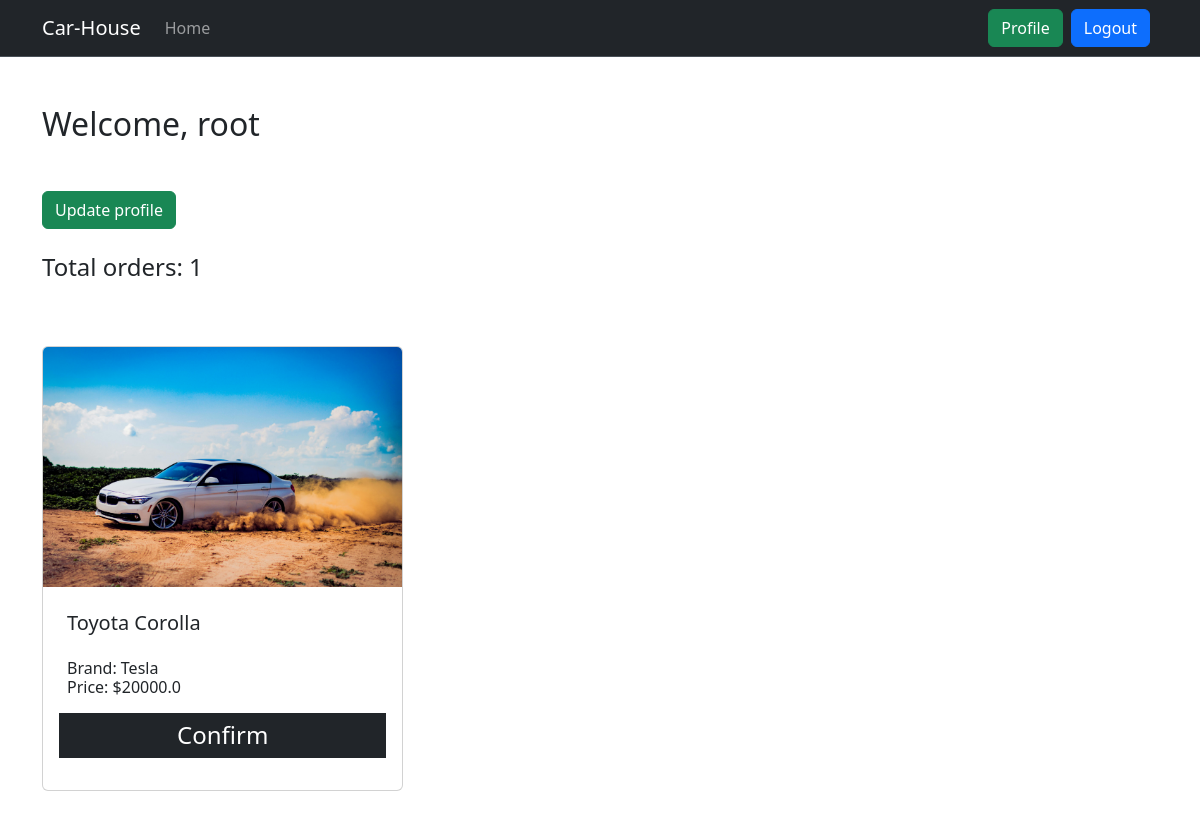
/profile/ (signed in), run on the app's committed database.
### Cars/models.py (models this page shows, shortened)
class Orders(models.Model):
    user = models.ForeignKey(
        User, on_delete=models.CASCADE, related_name="user")
    car = models.ForeignKey(Car, on_delete=models.CASCADE, related_name="car")

class Car(models.Model):
    title = models.CharField(max_length=500)
    price = models.FloatField()
    description = models.TextField()
    image = models.ImageField(upload_to='car_images/')
    quantity = models.IntegerField()
    color = models.CharField(max_length=300)
    brand = models.ForeignKey(Brand, on_delete=models.CASCADE, related_name="brand")

class Brand(models.Model):
    name = models.CharField(max_length=500)

### Cars/views.py (the view)
# urls.py: path('profile/', views.ProfileView.as_view(), name="profile"),
@method_decorator(login_required, name="dispatch")
class ProfileView(TemplateView):
    template_name = "profile.html"
    def get_context_data(self, **kwargs):
        context = super().get_context_data(**kwargs)
        logged_in_user = self.request.user
        user = User.objects.get(username=logged_in_user)
        orders = Orders.objects.filter(user=user)
        context["orders"] = orders
        return context

### Cars/templates/profile.html
{% extends "base.html" %}
{% block content %}
    <section class="container">
        <h2 class="my-5">Welcome, {{ user.username }}</h2>
        <div>
            <a href="{% url "update" %}">
                <button class="btn btn-success">Update profile</button>
            </a>
        </div>
        <div>
            <h4 class="my-4">
                Total orders: {{ orders|length }}
                <div class="row mt-5 g-3">
                    {% for order in orders %}
                        <div class="col-12 col-md-4">
                            <div class="card">
                                <img src="{{ order.car.image.url }}" class="card-img-top" alt="...">
                                <div class="card-body">
                                    <h5 class="card-title p-2">{{ order.car.title }}</h5>
                                    <h6 class="p-2">
                                        Brand: {{ order.car.brand.name }} <br>
                                        Price: ${{ order.car.price }}
                                    </h6>
                                    <p class="bg-dark text-white py-2 text-center">Confirm</p>
                                </div>
                            </div>
                        </div>
                    {% endfor %}
                </div>
            </h4>
        </div>
    </section>
{% endblock content %}

### data on the page
Orders: car.image (picture), car "Toyota Corolla", car.brand.name "Tesla", car.price "20000.0"

### other printed values
{{ user.username }} "root"
{{ orders|length }} "1"
